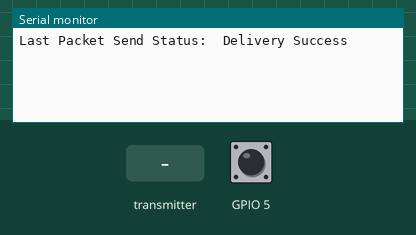
A sketch run on a simulated ESP8266 (NodeMCU). Shown: the last lines printed to the serial monitor. Inputs (shaded band) come from the test bench; at power-on: GPIO 5 HIGH.

Above: at 1.2 s.
1.3 s: the transmitter starts sending state = 0
At 1.61 s:
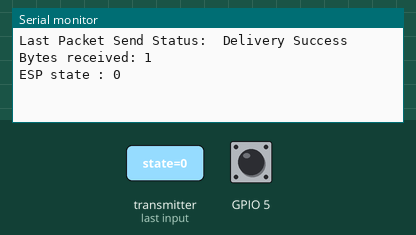
2.8 s: the transmitter starts sending state = 1
At 3.11 s:
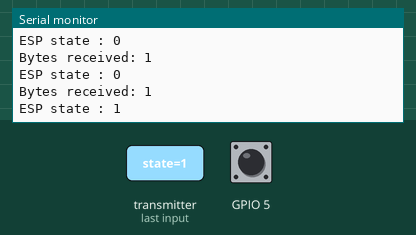

Measured:
- after the input at 1.3 s, the serial monitor: prints a new line at once (image 1)
- after the input at 2.8 s, the serial monitor: prints a new line at once (image 2)

The sketch:

sensing_node.ino
```cpp
#include <espnow.h>
#include <ESP8266WiFi.h>

//Baudouin's MAC Adress: 08:3A:8D:E3:B3:AF
//Diego's MAC Address : 34:94:54:97:52:78
//Ali's MAC Address : 08:3A:8D:EF:09:D8$
//receiver mac adress: 0x34, 0x94, 0x54, 0x8D, 0x04, 0x20

// REPLACE WITH THE MAC Address of your receiver
uint8_t bridge[] = {0x34, 0x94, 0x54, 0x8D, 0x04, 0x20}; //Receiver

// Define variables to store local button state
bool local_button;
bool tmp_local_button = 0;

// Define variables to store incoming readings
bool received_state=1;

// Variable to store if sending data was successful
String success;

//Structure example to send data
//Must match the receiver structure
typedef struct struct_message_rcv {
  bool state;
} struct_message_rcv;

typedef struct struct_message_send {
  bool state;
  int node;
} struct_message_send;

//Message structure for sending message from push button
struct_message_send localReadings;

//Message structure to receive network state
struct_message_rcv incomingReadings;

//esp_now_peer_info_t peerInfo;

// Callback function called when data is sent
void OnDataSent(uint8_t * mac_addr, uint8_t status) {
 Serial.print("\r\nLast Packet Send Status:\t");
 Serial.println(status == 0 ? "Delivery Success" : "Delivery Fail");
}

// Callback when data is received
void OnDataRecv(uint8_t * mac, uint8_t *incomingData, uint8_t len) {
  memcpy(&incomingReadings, incomingData, sizeof(incomingReadings));
  Serial.print("Bytes received: ");
  Serial.println(len);
  received_state = incomingReadings.state;
  Serial.print("ESP state : ");
  Serial.println(received_state);
}

void setup() {
  // Init Serial Monitor
  Serial.begin(115200);

  // Set device as a Wi-Fi Station
  WiFi.mode(WIFI_STA);
  WiFi.disconnect();

  // Init ESP-NOW
  if (esp_now_init() != 0) {
    Serial.println("Error initializing ESP-NOW");
    return;
  }

  // Define the node1 as a master and slave node
  esp_now_set_self_role(ESP_NOW_ROLE_COMBO);

  // Once ESPNow is successfully Init, we will register for Send CB to
  // get the status of Trasnmitted packet
  esp_now_register_send_cb(OnDataSent);

  // Add peer
  if (esp_now_add_peer(bridge, ESP_NOW_ROLE_COMBO, 1, NULL, 0) != 0){
   Serial.println("Failed to add peer");
   return;
  }
  // Register for a callback function that will be called when data is received
  esp_now_register_recv_cb(OnDataRecv);

  pinMode(5, INPUT_PULLUP);
}

void loop() {
  //Put the device out of service if network state is 0 until receives 1
  while(received_state==1){
    local_button = digitalRead(5); //Read digital signal from GPIO 5
    if (local_button!=tmp_local_button){ //If push button state has changed, notify the bridge
      // Set values to send
      localReadings.state = local_button;
      localReadings.node = 1;
      // Send message via ESP-NOW
      esp_now_send(bridge, (uint8_t *) &localReadings, sizeof(localReadings));
      tmp_local_button = local_button;
    }
    //Delay for 5s
    delay(5000);
  }
}
```
